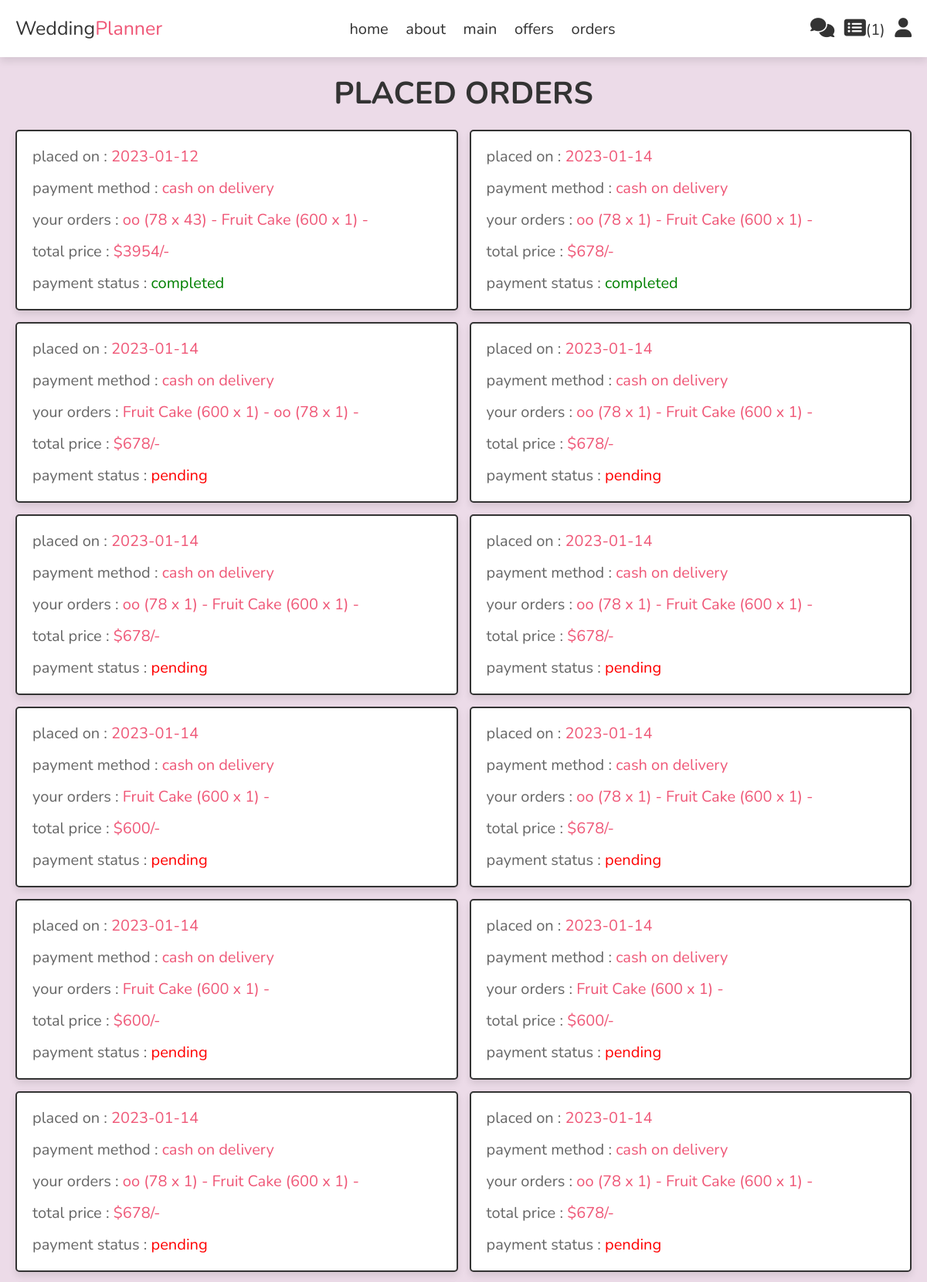
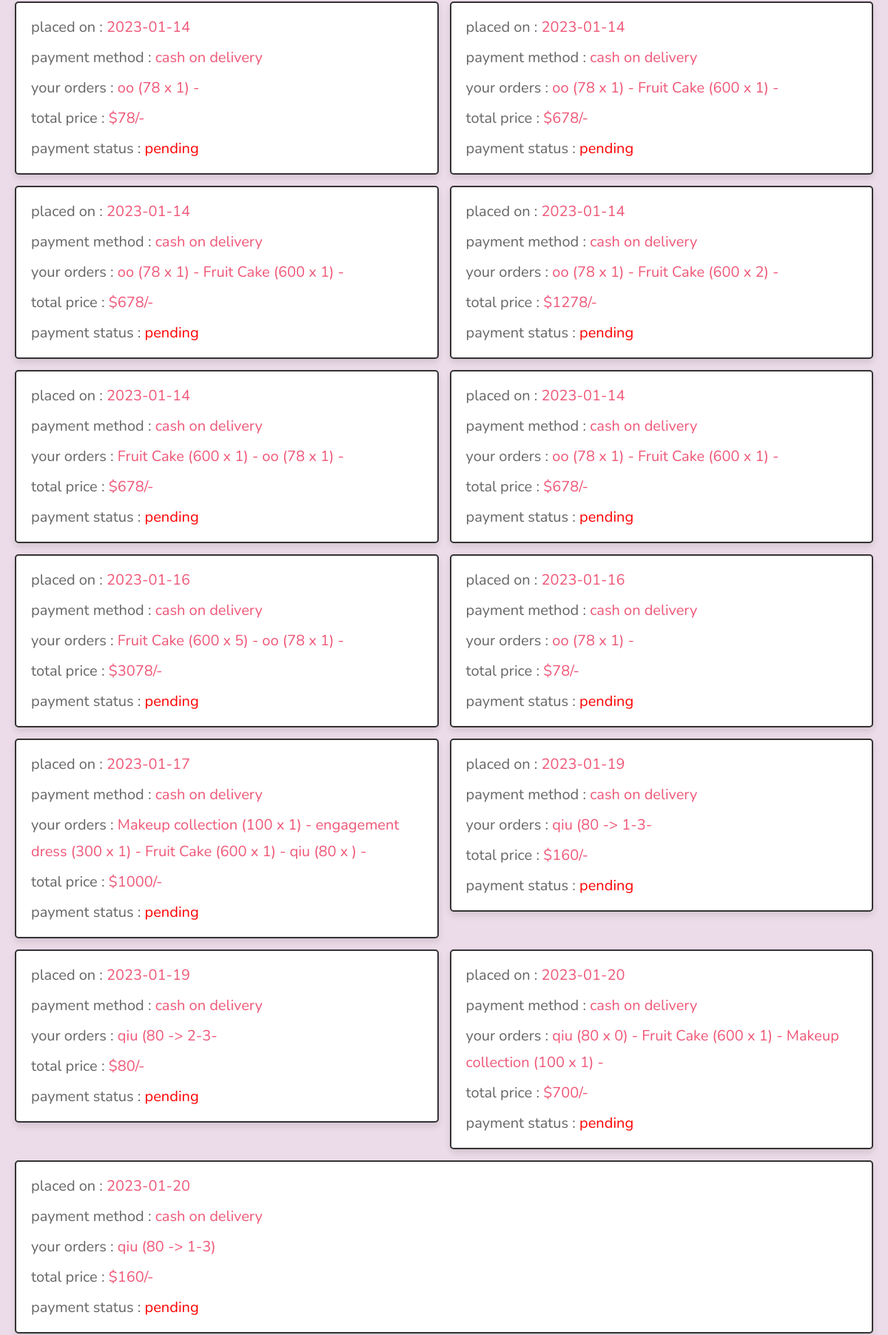
Page /orders.php (signed in, upper part) on the committed database (2 pictures, top to bottom).
### tables this page shows
CREATE TABLE `orders` (
  `id` int(100) NOT NULL,
  `total_products` varchar(1000) NOT NULL,
  `total_price` int(100) NOT NULL,
  `placed_on` date NOT NULL DEFAULT current_timestamp(),
  `payment_status` varchar(20) NOT NULL DEFAULT 'pending',
  `user_id` int(100) NOT NULL,
  `method` varchar(20) DEFAULT NULL
);

### orders.php (the view, shortened to what this page needs)
<?php
include 'components/connect.php';
if(isset($_SESSION['user_id'])){
   $user_id = $_SESSION['user_id'];
}else{
   $user_id = '';
};
?>
<!DOCTYPE html>
<html lang="en">
<head>
   <link rel="stylesheet" href="https://cdnjs.cloudflare.com/ajax/libs/font-awesome/6.1.1/css/all.min.css">
   <link rel="stylesheet" href="style/style2.css">
</head>
<body>
<?php include 'components/header.php'; ?>
<section class="orders">
   <h1 class="heading">placed orders</h1>
   <div class="box-container">
   <?php
      if($user_id == ''){
         echo '<p class="empty">please login to see your orders</p>';
      }else{
         $select_orders = $conn->prepare("SELECT * FROM `orders` WHERE user_id = ?");
         $select_orders->execute([$user_id]);
         if($select_orders->rowCount() > 0){
            while($fetch_orders = $select_orders->fetch(PDO::FETCH_ASSOC)){
   ?>
   <div class="box">
      <p>placed on : <span><?= $fetch_orders['placed_on']; ?></span></p>
      <p>payment method : <span><?= $fetch_orders['method']; ?></span></p>
      <p>your orders : <span><?= $fetch_orders['total_products']; ?></span></p>
      <p>total price : <span>$<?= $fetch_orders['total_price']; ?>/-</span></p>
      <p> payment status : <span style="color:<?php if($fetch_orders['payment_status'] == 'pending'){ echo 'red'; }else{ echo 'green'; }; ?>"><?= $fetch_orders['payment_status']; ?></span> </p>
   </div>
   <?php
      }
      }else{
         echo '<p class="empty">no orders placed yet!</p>';
      }
      }
   ?>
   </div>
</section>
</body>
</html>

### style/style2.css (style rules this page uses)
:root { --main-color:#ef5777; --orange:#f39c12; --red:#e74c3c; --black:#333; --white:#fff; --light-color:#666; --light-bg:#eee; --border:.2rem solid var(--black); --transparent-white:rgba(255,255,255,.3); --box-shadow:0 .5rem 1rem rgba(0,0,0,.1); }
* { font-family: 'Nunito', sans-serif; margin:0; padding:0; box-sizing: border-box; outline: none; border:none; text-decoration: none; }
html { font-size: 62.5%; overflow-x: hidden; }
body { background-color: #ecdbe8; }
section { padding:2rem; max-width: 1200px; margin:0 auto; }
.heading { font-size: 4rem; color:var(--black); margin-bottom: 2rem; text-align: center; text-transform: uppercase; }
.orders .box-container { display: flex; flex-wrap: wrap; gap:1.5rem; align-items: flex-start; }
.orders .box-container .box { padding:1rem 2rem; flex:1 1 40rem; border:var(--border); background-color: var(--white); box-shadow: var(--box-shadow); border-radius: .5rem; }
.orders .box-container .box p { margin:.5rem 0; line-height: 1.8; font-size: 2rem; color:var(--light-color); }
.orders .box-container .box p span { color:var(--main-color); }

### rows in the picture
orders: placed_on "2023-01-12", method "cash on delivery", total_products "oo (78 x 43) - Fruit Cake (600 x 1) -", total_price "3954", payment_status "completed"
orders: placed_on "2023-01-14", method "cash on delivery", total_products "oo (78 x 1) - Fruit Cake (600 x 1) -", total_price "678", payment_status "completed"
orders: placed_on "2023-01-14", method "cash on delivery", total_products "Fruit Cake (600 x 1) - oo (78 x 1) -", total_price "678", payment_status "pending"
orders: placed_on "2023-01-14", method "cash on delivery", total_products "oo (78 x 1) - Fruit Cake (600 x 1) -", total_price "678", payment_status "pending"
orders: placed_on "2023-01-14", method "cash on delivery", total_products "oo (78 x 1) - Fruit Cake (600 x 1) -", total_price "678", payment_status "pending"
orders: placed_on "2023-01-14", method "cash on delivery", total_products "oo (78 x 1) - Fruit Cake (600 x 1) -", total_price "678", payment_status "pending"
orders: placed_on "2023-01-14", method "cash on delivery", total_products "Fruit Cake (600 x 1) -", total_price "600", payment_status "pending"
orders: placed_on "2023-01-14", method "cash on delivery", total_products "oo (78 x 1) - Fruit Cake (600 x 1) -", total_price "678", payment_status "pending"
orders: placed_on "2023-01-14", method "cash on delivery", total_products "Fruit Cake (600 x 1) -", total_price "600", payment_status "pending"
orders: placed_on "2023-01-14", method "cash on delivery", total_products "Fruit Cake (600 x 1) -", total_price "600", payment_status "pending"
orders: placed_on "2023-01-14", method "cash on delivery", total_products "oo (78 x 1) - Fruit Cake (600 x 1) -", total_price "678", payment_status "pending"
orders: placed_on "2023-01-14", method "cash on delivery", total_products "oo (78 x 1) - Fruit Cake (600 x 1) -", total_price "678", payment_status "pending"
orders: placed_on "2023-01-14", method "cash on delivery", total_products "oo (78 x 1) -", total_price "78", payment_status "pending"
orders: placed_on "2023-01-14", method "cash on delivery", total_products "oo (78 x 1) - Fruit Cake (600 x 1) -", total_price "678", payment_status "pending"
orders: placed_on "2023-01-14", method "cash on delivery", total_products "oo (78 x 1) - Fruit Cake (600 x 1) -", total_price "678", payment_status "pending"
orders: placed_on "2023-01-14", method "cash on delivery", total_products "oo (78 x 1) - Fruit Cake (600 x 2) -", total_price "1278", payment_status "pending"
orders: placed_on "2023-01-14", method "cash on delivery", total_products "Fruit Cake (600 x 1) - oo (78 x 1) -", total_price "678", payment_status "pending"
orders: placed_on "2023-01-14", method "cash on delivery", total_products "oo (78 x 1) - Fruit Cake (600 x 1) -", total_price "678", payment_status "pending"
orders: placed_on "2023-01-16", method "cash on delivery", total_products "Fruit Cake (600 x 5) - oo (78 x 1) -", total_price "3078", payment_status "pending"
orders: placed_on "2023-01-16", method "cash on delivery", total_products "oo (78 x 1) -", total_price "78", payment_status "pending"
orders: placed_on "2023-01-17", method "cash on delivery", total_products "Makeup collection (100 x 1) - engagement dress (300 x 1) - Fruit Cake (600 x 1) - qiu (80 x ) -", total_price "1000", payment_status "pending"
orders: placed_on "2023-01-19", method "cash on delivery", total_products "qiu (80 -> 1-3-", total_price "160", payment_status "pending"
orders: placed_on "2023-01-19", method "cash on delivery", total_products "qiu (80 -> 2-3-", total_price "80", payment_status "pending"
orders: placed_on "2023-01-20", method "cash on delivery", total_products "qiu (80 x 0) - Fruit Cake (600 x 1) - Makeup collection (100 x 1) -", total_price "700", payment_status "pending"
orders: placed_on "2023-01-20", method "cash on delivery", total_products "qiu (80 -> 1-3)", total_price "160", payment_status "pending"

### other values in the picture
$total_cart_counts "1"
